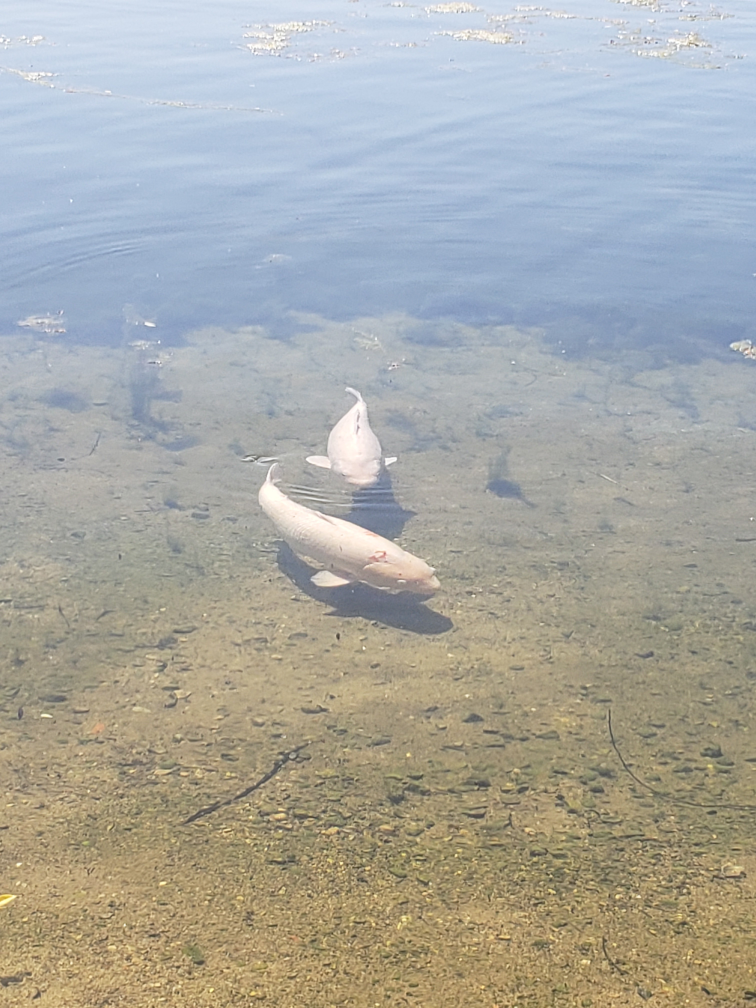
#> input picture fish.jpg, 3024 x 4032 px (shown at 1/4 size)
$ python process_fish_background.py
#> lines starting #> are read from the running program, lines starting #| are printed output that depends on the picture
#!/usr/bin/env python3
"""
🐟 Process Fish Background Image
This script will resize your fish image to fit as a background for the interface.
"""

from PIL import Image
import os

def process_fish_background():
    """Process the fish image for use as background."""

    # Try different possible names for the fish image
    possible_names = [
        "fish_scene.jpg", "fish.jpg", "water.jpg", "background_fish.jpg",
        "fish_scene.png", "fish.png", "water.png", "background_fish.png"
    ]

    source_path = None
    for name in possible_names:
        if os.path.exists(name):
            source_path = name
            break

    if not source_path:
        print("❌ Fish image not found! Please save your fish image as one of:")
        for name in possible_names[:4]:  # Show first 4 options
            print(f"   - {name}")
        return False

    output_path = "background.png"

    try:
        print(f"🐟 Processing your fish background image: {source_path}")

        # Open the image
        img = Image.open(source_path)
#> img is the input picture: PIL image 3024x4032 RGB; mean R, G, B 169, 169.3, 163.4
        print(f"✅ Loaded image: {img.size[0]}x{img.size[1]}")
#| ✅ Loaded image: 3024x4032

        # Convert to RGBA for better compatibility
        if img.mode != 'RGBA':
            img = img.convert("RGBA")
#> img: PIL image 3024x4032 RGBA

        # Resize to exact window dimensions (750x650)
        img = img.resize((750, 650), Image.Resampling.LANCZOS)
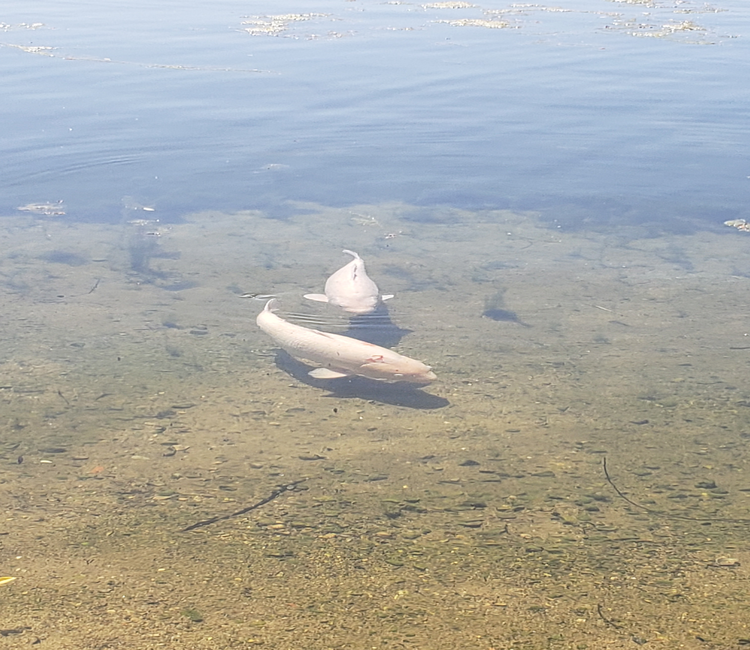
#> img: PIL image 750x650 RGBA; mean R, G, B, A 169, 169.3, 163.4, 255
        print(f"✅ Resized to window dimensions: 750x650")

        # Apply a subtle white overlay to make text more readable
        # Create a semi-transparent white layer
        overlay = Image.new('RGBA', (750, 650), (255, 255, 255, 30))  # Very light overlay
        img = Image.alpha_composite(img, overlay)
        print("✅ Applied subtle overlay for better UI readability")

        # Save the processed image
        img.save(output_path)
        print(f"✅ Saved processed fish background as: {output_path}")

        print("\n🌊 Background processed successfully!")
        print("The fish will swim peacefully behind your hand control interface!")

        return True

    except Exception as e:
        print(f"❌ Error processing image: {e}")
        return False

if __name__ == "__main__":
    success = process_fish_background()
    if success:
        print("\n🌊 Your fish background is ready!")
        print("Restart your Hand Control Interface to see the fish swimming behind your controls!")
    else:
        print("\n⚠️ Save your fish image as 'fish_scene.jpg' first, then run this script.")

$ run again, with IMG_5437.jpg copied over fish.jpg
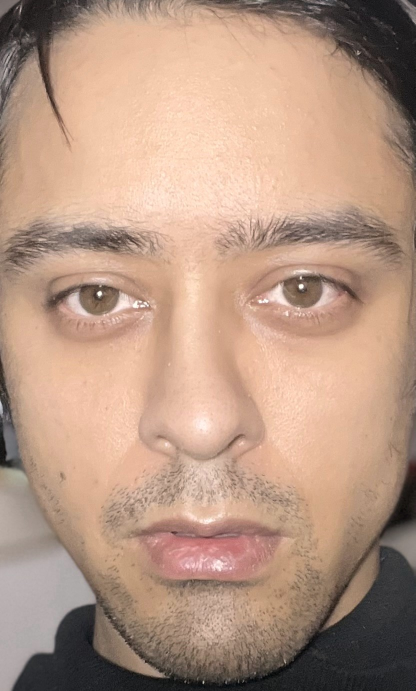
#> input picture IMG_5437.jpg, 831 x 1382 px (shown at 1/2 size)
#> in process_fish_background, img is the input picture: PIL image 831x1382 RGB; mean R, G, B 182.6, 151, 131.5
#| ✅ Loaded image: 831x1382
#> in process_fish_background, `img = img.resize((750, 650), Image.Resampling.LANCZOS)`:
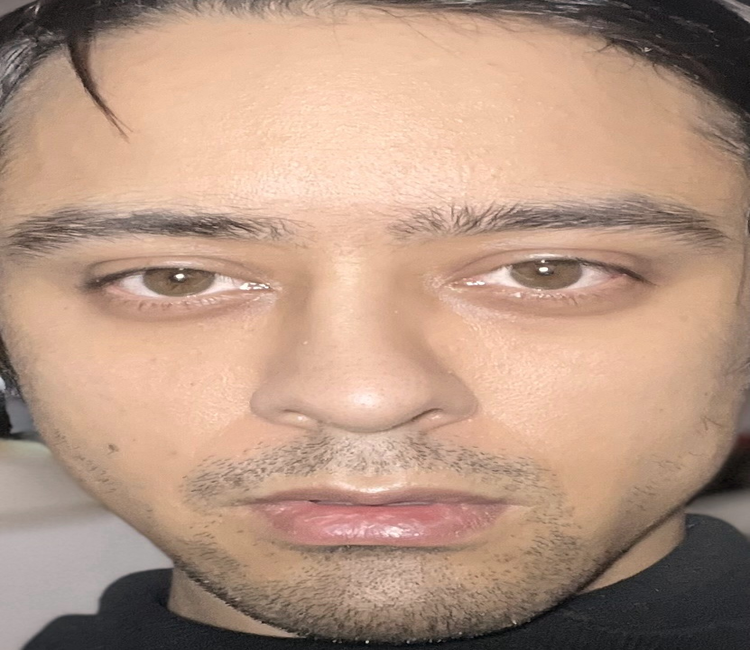
#> img: PIL image 750x650 RGBA; mean R, G, B, A 182.6, 151, 131.5, 255
#> in process_fish_background, `img = Image.alpha_composite(img, overlay)`:
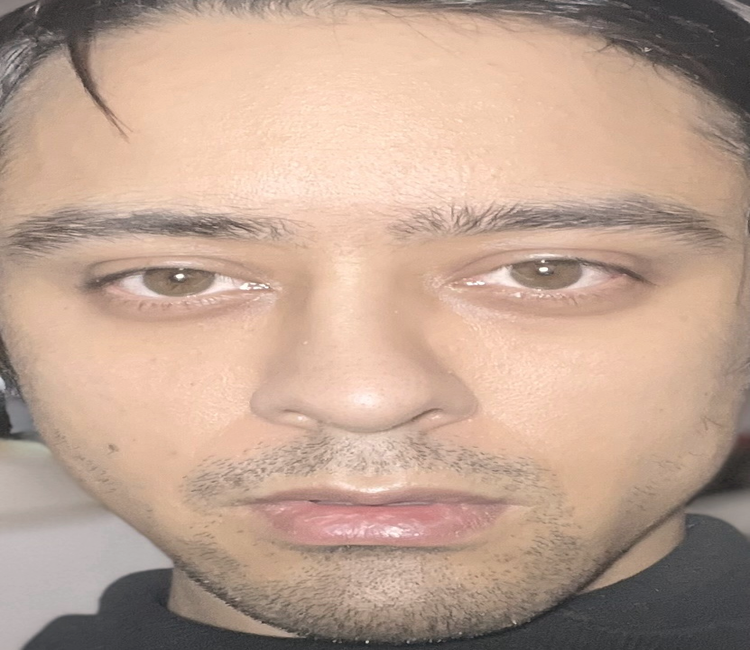
#> img: PIL image 750x650 RGBA; mean R, G, B, A 191.1, 163.2, 146, 255

$ run again, with IMG_5439.jpg copied over fish.jpg
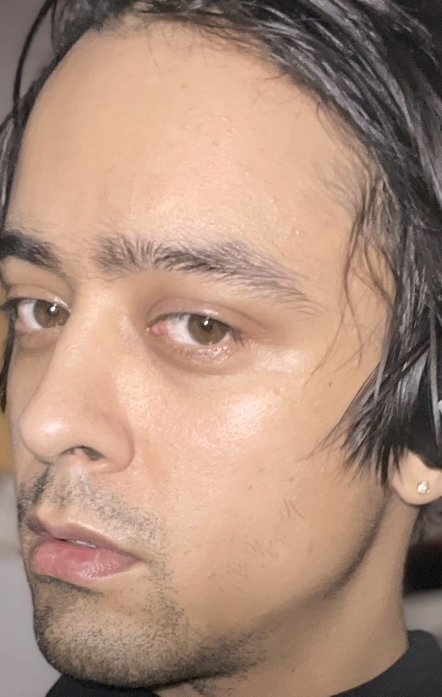
#> input picture IMG_5439.jpg, 884 x 1393 px (shown at 1/2 size)
#> in process_fish_background, img is the input picture: PIL image 884x1393 RGB; mean R, G, B 172.3, 140.9, 123.3
#| ✅ Loaded image: 884x1393
#> in process_fish_background, `img = img.resize((750, 650), Image.Resampling.LANCZOS)`:
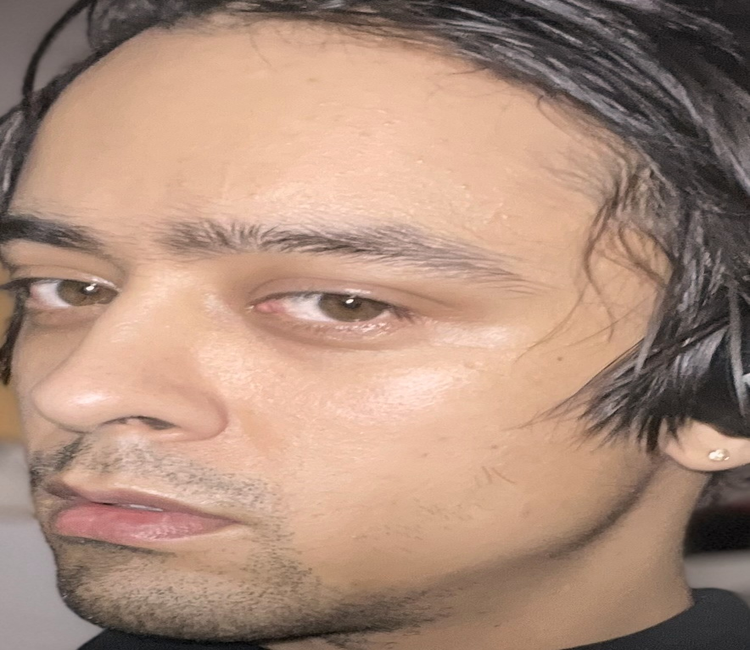
#> img: PIL image 750x650 RGBA; mean R, G, B, A 172.3, 140.9, 123.3, 255
#> in process_fish_background, `img = Image.alpha_composite(img, overlay)`:
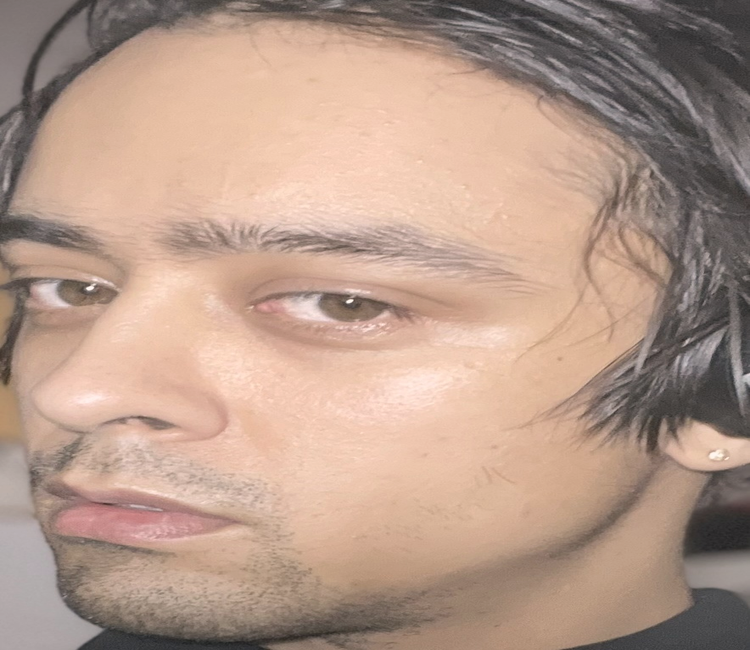
#> img: PIL image 750x650 RGBA; mean R, G, B, A 182, 154.3, 138.8, 255
